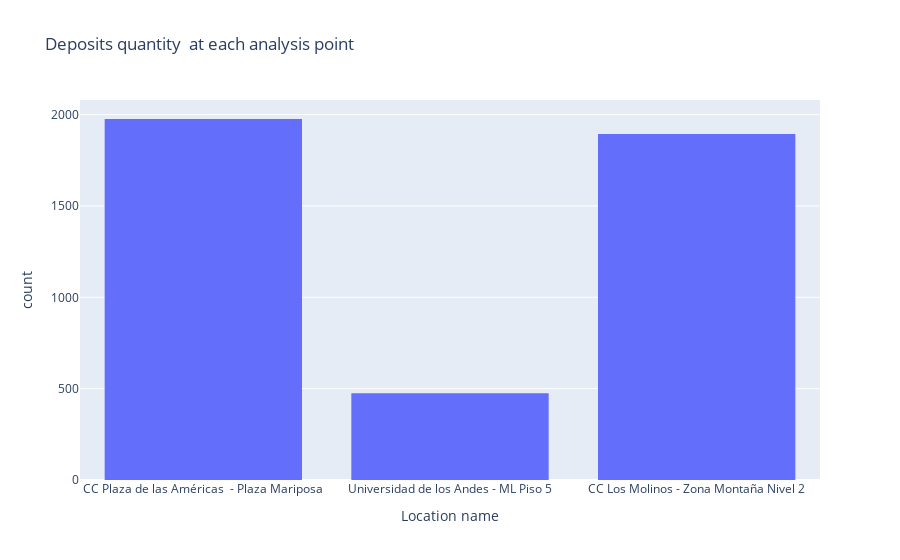

Notebook cell for this chart:
### Code cell
px.histogram(data_raw,x = 'maplocation_name',
       title='Deposits quantity  at each analysis point',
       labels={'maplocation_name':'Location name'}
)

### Figure 1 — Plotly figure (JSON) as saved in the notebook; plotly's stock layout.template omitted (floating-point values rounded to 4 significant figures; data arrays with more than 128 entries replaced by an {"elided": "..."} marker saying what was removed)
{"data": [{"alignmentgroup": "True", "bingroup": "x", "hovertemplate": "Location name=%{x}<br>count=%{y}<extra></extra>", "legendgroup": "", "marker": {"color": "#636efa", "pattern": {"shape": ""}}, "name": "", "offsetgroup": "", "orientation": "v", "showlegend": false, "type": "histogram", "x": {"elided": "4345 str values"}, "xaxis": "x", "yaxis": "y"}], "layout": {"barmode": "relative", "legend": {"tracegroupgap": 0}, "title": {"text": "Deposits quantity  at each analysis point"}, "xaxis": {"anchor": "y", "domain": [0, 1], "title": {"text": "Location name"}}, "yaxis": {"anchor": "x", "domain": [0, 1], "title": {"text": "count"}}}}
